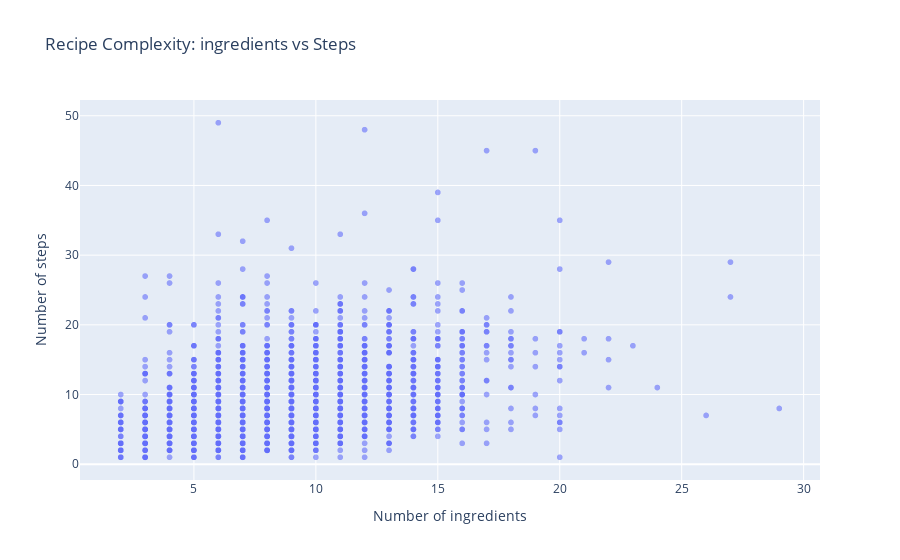

Notebook source saved alongside this figure:
### Markdown cell above
7 ingrediencer är vanligast, men 6 - 9 är väldigt jämnt, de flesta recept har färre ingrediencer och överlag är distributionen mindre än t.ex antal steg.

Vill gissa att det mest populära receptet har 7 ingrediencer, 8 steg och tar max 30 minuter

### Code cell
fig = px.scatter(df_recipes, x='n_ingredients', y='n_steps',
                 title='Recipe Complexity: ingredients vs Steps',
                 labels={'n_ingredients': 'Number of ingredients', 'n_steps': 'Number of steps'},
                 opacity=0.6)
fig.show()

### Figure 1 — Plotly figure (JSON) as saved in the notebook; plotly's stock layout.template omitted (floating-point values rounded to 4 significant figures; data arrays with more than 128 entries replaced by an {"elided": "..."} marker saying what was removed)
{"data": [{"hovertemplate": "Number of ingredients=%{x}<br>Number of steps=%{y}<extra></extra>", "legendgroup": "", "marker": {"color": "#636efa", "opacity": 0.6, "symbol": "circle"}, "mode": "markers", "name": "", "showlegend": false, "type": "scattergl", "x": {"elided": "2908 int values"}, "xaxis": "x", "y": {"elided": "2908 int values"}, "yaxis": "y"}], "layout": {"legend": {"tracegroupgap": 0}, "title": {"text": "Recipe Complexity: ingredients vs Steps"}, "xaxis": {"anchor": "y", "domain": [0, 1], "title": {"text": "Number of ingredients"}}, "yaxis": {"anchor": "x", "domain": [0, 1], "title": {"text": "Number of steps"}}}}
